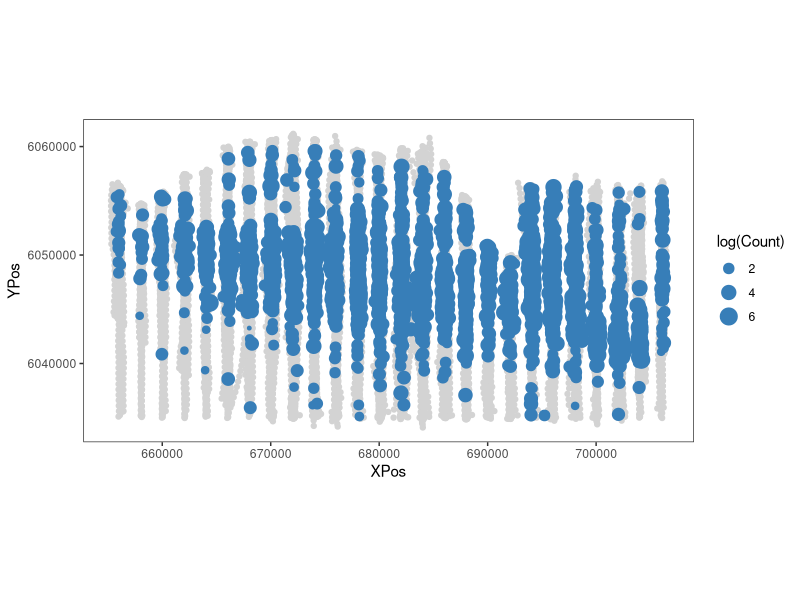
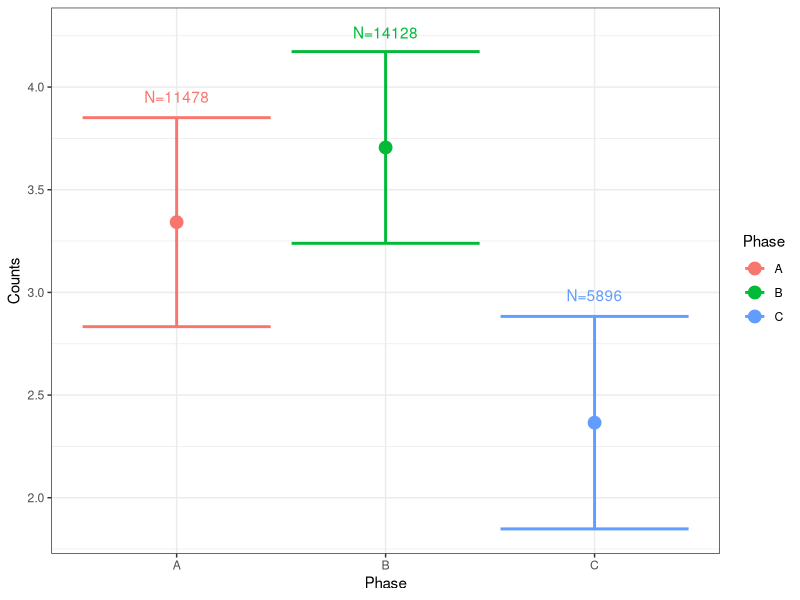
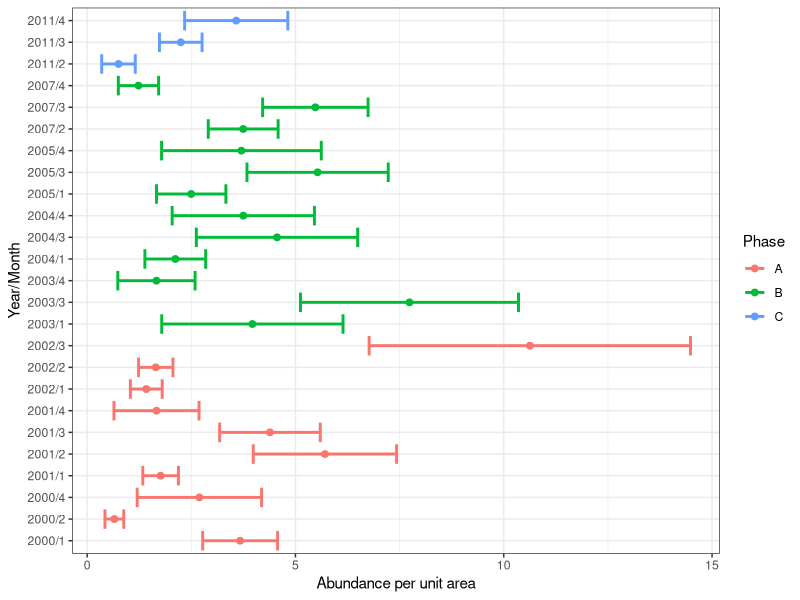
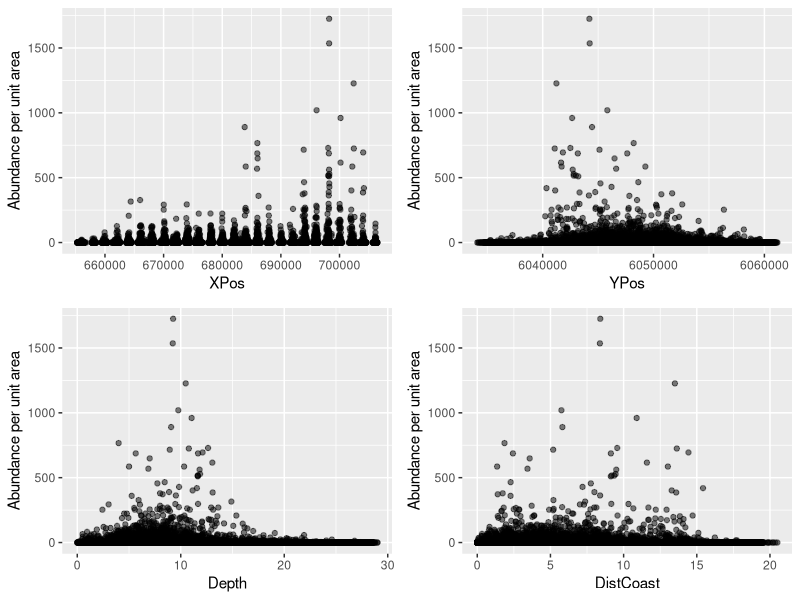
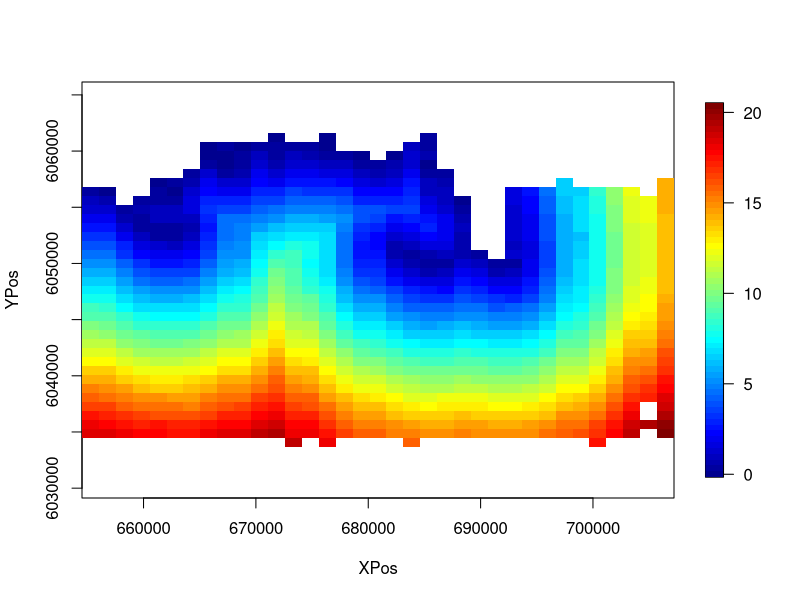
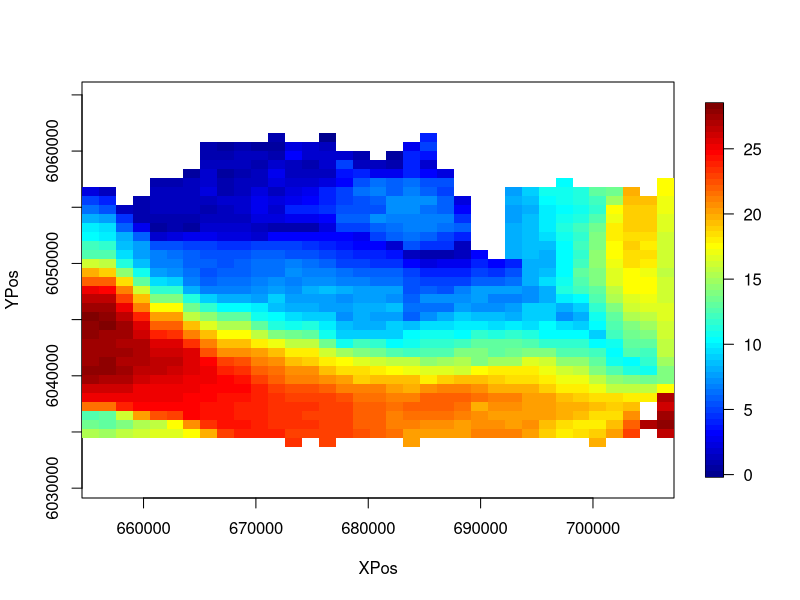
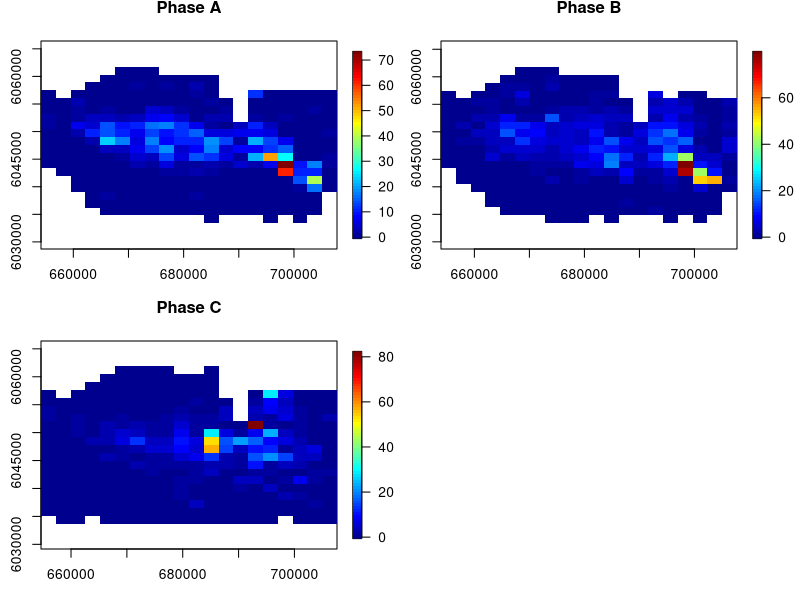
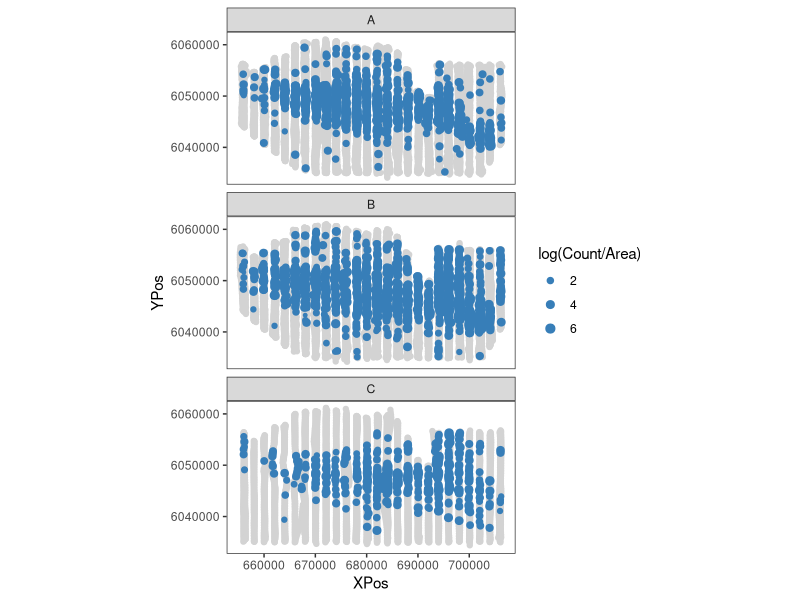

The R script that drew these images, in order:
## ---- chunk 1
library(tidyverse)
library(gridExtra)
library(fields)
## ---- chunk 2
df <- read.csv("NystedFarms.csv")
## ---- chunk 3
# Figure 2
ggplot() + 
  geom_point(aes(x=XPos, y=YPos), 
             colour='lightgrey', data=df) +
  geom_point(aes(x=XPos, y=YPos, size=log(Count)), 
             colour="#377eb8", data=subset(df, Count>0)) +
  theme_bw() +
  theme(panel.grid.major=element_blank(), 
        panel.grid.minor=element_blank())+
  coord_equal()
## ---- chunk 4
# Figure 3
# Compute CIs for each construction phase using normal approx.
alpha <- 0.05
z_alpha_2 <- abs(qnorm(alpha/2)) # z_{alpha/2}
stats <- df |>
  group_by(Phase) |>
  summarise(Mean=mean(Count),
            Var=var(Count),
            N=n(),
            CI=z_alpha_2*sqrt(Var/N))

# Plot mean and 95% CIs
ggplot(stats, aes(x=Phase, y=Mean, colour=Phase)) +
  geom_errorbar(aes(ymin=Mean-CI, ymax=Mean+CI), size=1) +
  geom_point(size=4) +
  geom_text(aes(x=Phase, y=Mean+1.2*CI, label=paste0('N=', N))) +
  theme_bw() +
  ylab("Counts")
## ---- chunk 5
# Compute CIs for density using normal approx.
alpha <- 0.05
z_alpha_2 <- abs(qnorm(alpha/2)) # z_{alpha/2}
stats <- df %>%
  group_by(YearMonth, Phase) %>%
  summarise(Mean=mean(Count/Area),
            Var=var(Count/Area),
            N=n(),
            CI=z_alpha_2*sqrt(Var/N))

# Plot mean and 95% CIs
ggplot(stats, aes(x=YearMonth, y=Mean, colour=Phase)) +
  geom_errorbar(aes(ymin=Mean-CI, ymax=Mean+CI), size=1) +
  geom_point(size=2) +
  coord_flip() +
  theme(axis.text.x=element_text(angle=90)) +
  theme_bw() +
  ylab("Abundance per unit area") +
  xlab("Year/Month")
## ---- chunk 6
# Create list of plots of density against other covariates
p <- list()
for (covariate in c("XPos", "YPos", "Depth", "DistCoast"))
{
  p[[covariate]] <- ggplot(df, aes_string(x=covariate, 
                                          y="Count/Area")) + 
    geom_point(alpha=1/2) +
    ylab("Abundance per unit area")    
}

# Arrange ggplots in a grid
grid.arrange(grobs=p)
## ---- chunk 7
quilt.plot(df$XPos, df$YPos, df$DistCoast, nx=35, ny=35,
           xlab="XPos", ylab="YPos", asp=1)
## ---- chunk 8
quilt.plot(df$XPos, df$YPos, df$Depth, nx=35, ny=35,
           xlab="XPos", ylab="YPos", asp=1)
## ---- chunk 9
par(mfrow=c(2,2))
quilt.plot(df$XPos[df$Phase=="A"], df$YPos[df$Phase=="A"], df$Count[df$Phase=='A']/df$Area[df$Phase=='A'], pch=20, 
           main="Phase A", xlab="X co-ordinate", ylab="Y co-ordinate", 
           nrow=20, ncol=20, asp=1)
quilt.plot(df$XPos[df$Phase=="B"], df$YPos[df$Phase=="B"], df$Count[df$Phase=='B']/df$Area[df$Phase=='B'], pch=20, 
           main="Phase B", xlab="X co-ordinate", ylab="Y co-ordinate", 
           nrow=20, ncol=20, asp=1)
quilt.plot(df$XPos[df$Phase=="C"], df$YPos[df$Phase=="C"], df$Count[df$Phase=='C']/df$Area[df$Phase=='C'], pch=20, 
           main="Phase C", xlab="X co-ordinate", ylab="Y co-ordinate", 
           nrow=20, ncol=20, asp=1)
par(mfrow=c(1,1))
## ---- chunk 10
ggplot() + 
  geom_point(aes(x=XPos, y=YPos), colour='lightgrey', data=df) +
  geom_point(aes(x=XPos, y=YPos, size=log(Count/Area)), 
             colour="#377eb8", data=subset(df, Count>0)) +
  scale_size(range=c(1,3)) +
  theme_bw() +
  theme(panel.grid.major=element_blank(), 
        panel.grid.minor=element_blank()) +
  coord_equal() +
  facet_wrap(~Phase,nrow = 3)
